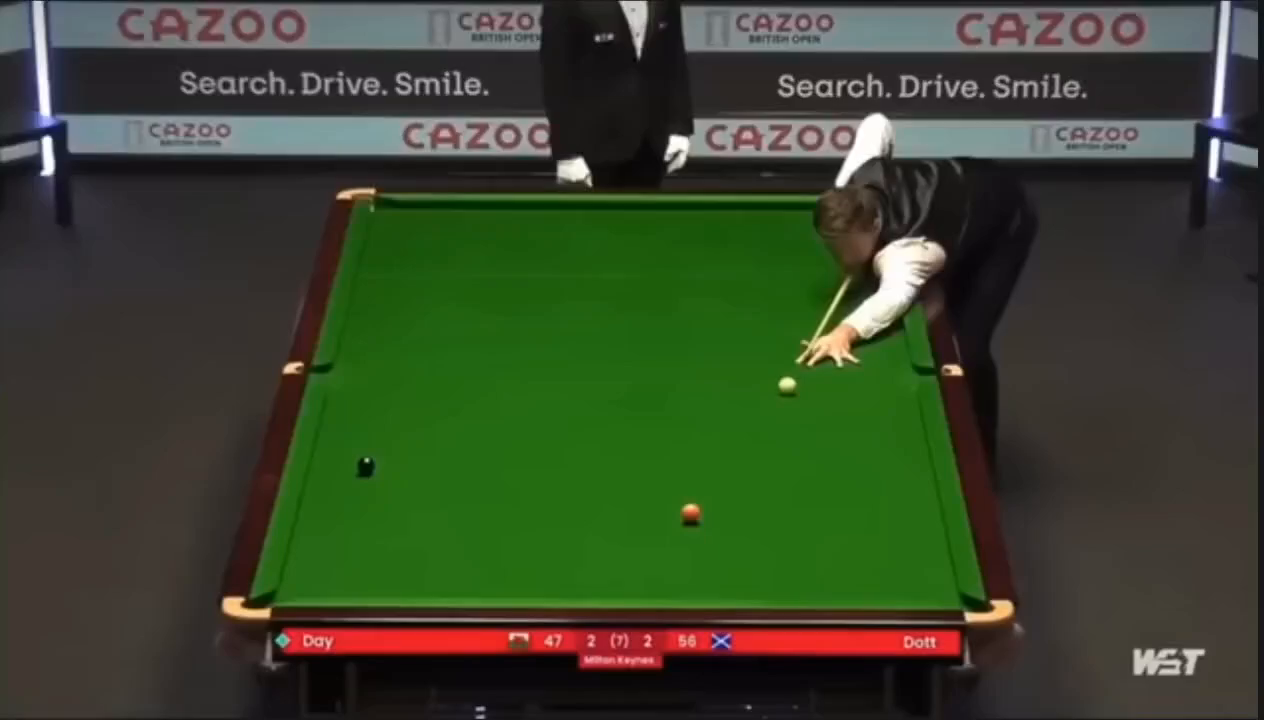
#> input picture frame 0 of CV/Project2/snooker1.mp4, 1264 x 720 px
$ jupyter execute Snooker.ipynb   (shell and % lines are left out)
#> lines starting #> are read from the running program, lines starting #| are printed output that depends on the picture; after the words box and inside, x2 and y2 are one past the last pixel; in counts of white or black regions, pixels touching at a corner belong together
# Wykrywanie stanu gry snooker

Autorzy: Mikołaj Nowak 151813, Anna Roszkiewicz 151883

Zaimplementujemy system do śledzenia bil oraz wykrywania następujących zdarzeń w grze w snookera:
- zderzenie się dwóch bil,
- wbicie bili do łuzy,
- faul polegający na tym, że biała bila zakończyła swój ruch bez dotknięcia żadenj innej bili.

### Import bibliotek i definicje funkcji pomocniczych

Zaczniemy od importu niezbędnyhc bibliotek oraz funkcji pomocniczych, służących do zaznaczania obiektów na obrazach i filmach.

[cell 1]
import matplotlib.pyplot as plt
import numpy as np
import cv2
import PIL
import os
import sys
import glob
import random

from pprint import pprint
from ipywidgets import Video

from PIL import Image
from PIL.ExifTags import TAGS

import gdown

[cell 2]
def imshow(a):
  a = a.clip(0, 255).astype('uint8')
  if a.ndim == 3:
    if a.shape[2] == 4:
      a = cv2.cvtColor(a, cv2.COLOR_BGRA2RGBA)
    else:
      a = cv2.cvtColor(a, cv2.COLOR_BGR2RGB)
  display(PIL.Image.fromarray(a))

[cell 3]
def draw_bbox(frame, bbox, color=(255, 255, 255)):
  p1 = (int(bbox[0]), int(bbox[1]))
  p2 = (int(bbox[0] + bbox[2]), int(bbox[1] + bbox[3]))
  cv2.rectangle(frame, p1, p2, color, 2, 1)

[cell 4]
def alert_contact(frame, text):
    cv2.rectangle(frame, (20, 20), (500, 80), (0, 0, 0), -1)
    cv2.putText(frame, text, (40, 60), cv2.FONT_HERSHEY_SIMPLEX, 1, (255, 255, 255), 2, cv2.LINE_AA)

### Wczytanie nagrania

Wczytamy dwa krótkie nagrania z gry. W pierwszym z nich występuje faul, w drugim wbicie bili do łuzy.

[cell 5]
file_id_1 = '1QduNlbRBo8_47rd4rBY2ajYFDJip3FIM'
gdown.download(f'https://drive.google.com/uc?id={file_id_1}', 'snooker1.mp4', quiet=False)
#> (this line was passed over: gdown is not available in this run)

file_id_2 = '1x0rd2ulVmT3ddZli1dBfZTL7u2unZFhM'
gdown.download(f'https://drive.google.com/uc?id={file_id_2}', 'snooker2.mp4', quiet=False)
#> (this line was passed over: gdown is not available in this run)

[cell 6]
Video.from_file('snooker1.mp4')

[cell 7]
snooker1 = cv2.VideoCapture('snooker1.mp4')
if snooker1.isOpened():
    print('Film wczytany!')

[cell 8]
Video.from_file('snooker2.mp4')

[cell 9]
snooker2 = cv2.VideoCapture('snooker2.mp4')
if snooker2.isOpened():
    print('Film wczytany!')

### Wykrycie początkowych pozycji bil

---

Zaczniemy od przetworzenia pierwszej klatki filmu, aby zaznaczyć na niej początkowe pozycje bil. Wykorzystamy do tego celu funkcję `cv2.HoughCircles`.

Funkcja przyjmuje jako parametr jeden kanał. Zauważyliśmy, że przekazując do niej obraz w skali szarości, niektóre bile, zwłaszcza zielona i brązowa, były trudne do wykrycia na tle stołu. Zdecydowaliśmy się zatem na wykonanie jej cztery razy, osobno dla każdego z kanałów obrazu wejściowego oraz obrazu w skali szarości.

[cell 10]
def get_circles(first_frame, HOUGH_PARAM_1, HOUGH_PARAM_2, MIN_RADIUS, MAX_RADIUS):
    frame_gray = cv2.cvtColor(first_frame, cv2.COLOR_BGR2GRAY)

    circles_b = cv2.HoughCircles(first_frame[:,:,0], cv2.HOUGH_GRADIENT, 1, 50, param1=HOUGH_PARAM_1, param2=HOUGH_PARAM_2, minRadius=MIN_RADIUS, maxRadius=MAX_RADIUS)
    circles_g = cv2.HoughCircles(first_frame[:,:,1], cv2.HOUGH_GRADIENT, 1, 50, param1=HOUGH_PARAM_1, param2=HOUGH_PARAM_2, minRadius=MIN_RADIUS, maxRadius=MAX_RADIUS)
    circles_r = cv2.HoughCircles(first_frame[:,:,2], cv2.HOUGH_GRADIENT, 1, 50, param1=HOUGH_PARAM_1, param2=HOUGH_PARAM_2, minRadius=MIN_RADIUS, maxRadius=MAX_RADIUS)
    circles_gray = cv2.HoughCircles(frame_gray, cv2.HOUGH_GRADIENT, 1, 50, param1=HOUGH_PARAM_1, param2=HOUGH_PARAM_2, minRadius=MIN_RADIUS, maxRadius=MAX_RADIUS)

    circles_b = np.uint16(np.around(circles_b))
    print('Znalezionych okręgów BLUE:', len(circles_b[0]))
    circles_g = np.uint16(np.around(circles_g))
    print('Znalezionych okręgów GREEN:', len(circles_g[0]))
    circles_r = np.uint16(np.around(circles_r))
    print('Znalezionych okręgów RED:', len(circles_r[0]))
    circles_gray = np.uint16(np.around(circles_gray))
    print('Znalezionych okręgów GRAY:', len(circles_gray[0]))

    all_circles = np.concatenate([circles_b, circles_g, circles_r, circles_gray], axis=1)
    return all_circles[0]

Następnie połączymy otrzymane listy okręgów. Aby jednocześnie pozbyć się duplikatów i nadmiarowych okręgów, wykrytych przypadkowo dla jednego z kanałów, sprawdzamy, czy dany okrąg występuje przynajmniej w dwóch listach.

[cell 11]
def join_circles(circles):
    filtered_circles = []
    counters = []
    threshold = 5

    for c in circles:
        x, y, r = c
        found_similar = False
        for i, fc in enumerate(filtered_circles):
            fx, fy, fr = fc
            if abs(int(x) - int(fx)) <= threshold and abs(int(y) - int(fy)) <= threshold:
                counters[i] += 1
                found_similar = True
                break
        if not found_similar:
            filtered_circles.append(c)
            counters.append(0)

    final_circles = [circle for circle, count in zip(filtered_circles, counters) if count > 0]

    return np.array([final_circles], dtype=np.uint16)

Kolejnym krokiem będzie narysowanie prostokątów, które następnie przekażemy do funkcji śledzącej obiekty.

Zanim to jednak zdrobimy, musimy sprawdzić, czy wykryte okręgi rzeczywiście są bilami. W tym celu sprawdzamy, czy piksele w rogach prostokąta są zielone. Ponadto zauważyliśmy, że czasami wykrywane były obszary na stole, np. narysowane łuki, dlatego sprawdzamy też, czy środek prostokąta ma inny kolor niż rogi.

[cell 12]
def get_balls(frame, circles, BOX_SIZE):
    hsv = cv2.cvtColor(frame, cv2.COLOR_BGR2HSV)
    height, width = hsv.shape[:2]

    boxes = []
    for i in circles[0, :]:
        x_center, y_center, radius = map(int, i)
        r = int(radius)

        # Skip circles that go out of bounds
        if x_center - r < 0 or y_center - r < 0 or x_center + r >= width or y_center + r >= height:
            continue

        # Get HSV values at four corners
        corners = [
            hsv[y_center - r, x_center - r],
            hsv[y_center - r, x_center + r],
            hsv[y_center + r, x_center - r],
            hsv[y_center + r, x_center + r],
        ]

        def is_green(hsv_pixel):
            h, s, v = hsv_pixel
            return 35 <= h <= 85
            return 35 <= h <= 85 and s > 50 and v > 50

        green_corners = sum(is_green(c) for c in corners)
        if green_corners < 4:
            continue

        # Check if center is not the same as corners
        if is_green(hsv[y_center, x_center]):
            mean_corner_hue = np.mean([c[0] for c in corners])
            center_hue = hsv[y_center, x_center][0]
            if abs(mean_corner_hue - center_hue) < 5:
                continue

        boxes.append((x_center - r, y_center - r, BOX_SIZE, BOX_SIZE))

    print(f"Znaleziono {len(boxes)} bil")
    return boxes

[cell 13]
def draw_boxes(frame, boxes):
    min_saturation = boxes[0]
    for bbox in boxes:
        print(bbox)
        draw_bbox(frame, bbox, (255, 255, 0))

    imshow(frame)

Dodatkowo znajdziemy także prostokąt z najmniejszą saturacją w centrum, aby zaznaczyć graficznie białą bilę.

[cell 14]
def get_cue_ball(frame, boxes):
    hsv = cv2.cvtColor(frame, cv2.COLOR_BGR2HSV)
    min_saturation = boxes[0]
    for bbox in boxes:
      x, y, w, h = bbox
      if hsv[y + h//2, x + w//2][1] < hsv[min_saturation[1] + min_saturation[3]//2, min_saturation[0] + min_saturation[2]//2][1]:
          min_saturation = bbox
    return min_saturation

Zaprezentujemy działanie zaimplementowanych funkcji na pierwszej klatce jednego z filmów.

[cell 15]
# Parametry
HOUGH_PARAM_1 = 70
HOUGH_PARAM_2 = 12
MIN_RADIUS = 1
MAX_RADIUS = 25
BOX_SIZE = 30

[cell 16]
snooker1.set(cv2.CAP_PROP_POS_FRAMES, 0)
ret, first_frame = snooker1.read()
#> first_frame is the input picture: shape (720, 1264, 3); mean B, G, R 45.2, 69.3, 57.4
circles = get_circles(first_frame, HOUGH_PARAM_1, HOUGH_PARAM_2, MIN_RADIUS, MAX_RADIUS)
#> in get_circles, `frame_gray = cv2.cvtColor(first_frame, cv2.COLOR_BGR2GRAY)`:
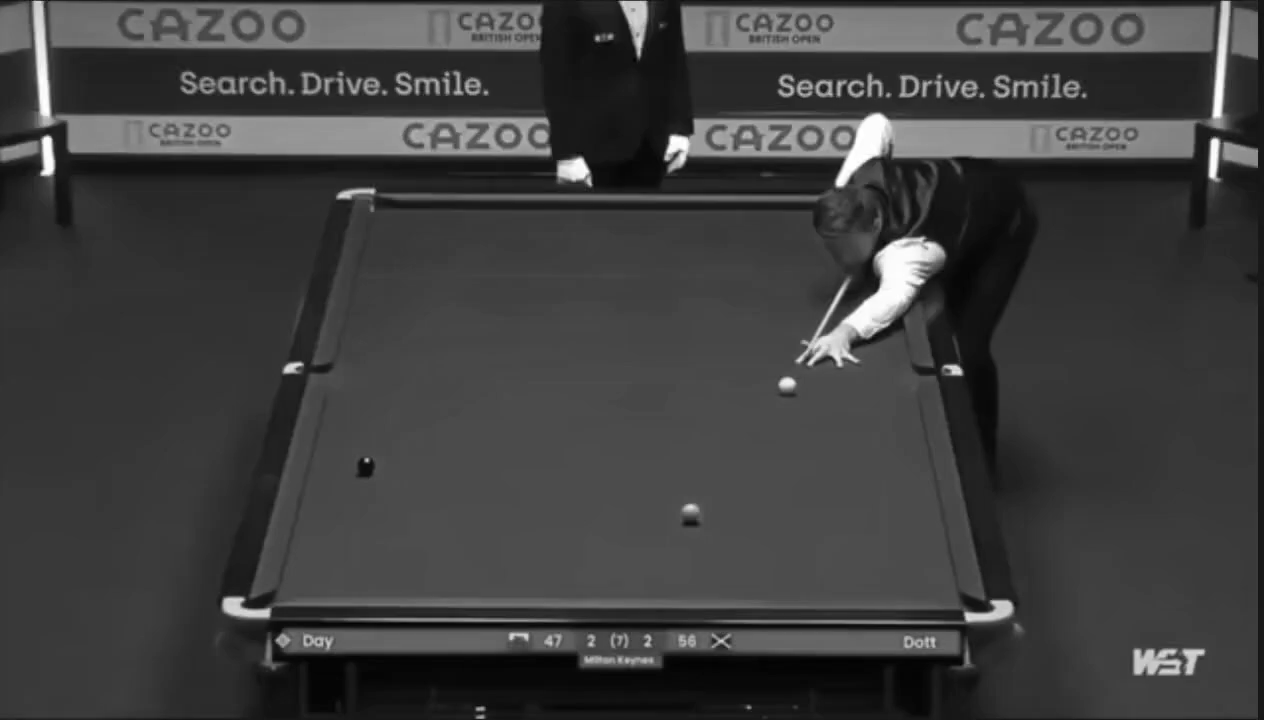
#> frame_gray: shape (720, 1264); min 2, max 255, mean 63
#> in get_circles, `circles_b = cv2.HoughCircles(first_frame[:,:,0], cv2.HOUGH_GRADIENT, 1..`: circles_b = 55 rows, first 8: [1127.5, 29.5, 16.7], [507.5, 135.5, 13], [839.5, 343.5, 22.2], [604.5, 647.5, 19.9], [708.5, 631.5, 24.4], [910.5, 181.5, 24.4], [919.5, 298.5, 24.4], [495.5, 21.5, 20.7]
#> in get_circles, `circles_g = cv2.HoughCircles(first_frame[:,:,1], cv2.HOUGH_GRADIENT, 1..`: circles_g = 51 rows, first 8: [1127.5, 29.5, 16.7], [507.5, 135.5, 13], [865.5, 207.5, 24.4], [927.5, 258.5, 17.7], [495.5, 21.5, 20.7], [842.5, 138.5, 12.2], [971.5, 28.5, 15.5], [605.5, 647.5, 18.8]
#> in get_circles, `circles_r = cv2.HoughCircles(first_frame[:,:,2], cv2.HOUGH_GRADIENT, 1..`: circles_r = 59 rows, first 8: [1086.5, 28.5, 16], [288.5, 25.5, 15.8], [507.5, 135.5, 13], [703.5, 627.5, 22.2], [838.5, 343.5, 22.2], [865.5, 207.5, 24.4], [548.5, 627.5, 24.4], [605.5, 640.5, 22.1]
#> in get_circles, `circles_gray = cv2.HoughCircles(frame_gray, cv2.HOUGH_GRADIENT, 1, 50,..`: circles_gray = 49 rows, first 8: [247.5, 24.5, 16.6], [1085.5, 28.5, 16], [507.5, 135.5, 13], [865.5, 207.5, 24.4], [1053.5, 138.5, 18.8], [495.5, 21.5, 20.7], [893.5, 265.5, 21], [841.5, 335.5, 24.4]
#> in get_circles, `circles_b = np.uint16(np.around(circles_b))`: circles_b = 55 rows, first 8: [1128, 30, 17], [508, 136, 13], [840, 344, 22], [604, 648, 20], [708, 632, 24], [910, 182, 24], [920, 298, 24], [496, 22, 21]
#| Znalezionych okręgów BLUE: 55
#> in get_circles, `circles_g = np.uint16(np.around(circles_g))`: circles_g = 51 rows, first 8: [1128, 30, 17], [508, 136, 13], [866, 208, 24], [928, 258, 18], [496, 22, 21], [842, 138, 12], [972, 28, 16], [606, 648, 19]
#| Znalezionych okręgów GREEN: 51
#> in get_circles, `circles_r = np.uint16(np.around(circles_r))`: circles_r = 59 rows, first 8: [1086, 28, 16], [288, 26, 16], [508, 136, 13], [704, 628, 22], [838, 344, 22], [866, 208, 24], [548, 628, 24], [606, 640, 22]
#| Znalezionych okręgów RED: 59
#> in get_circles, `circles_gray = np.uint16(np.around(circles_gray))`: circles_gray = 49 rows, first 8: [248, 24, 17], [1086, 28, 16], [508, 136, 13], [866, 208, 24], [1054, 138, 19], [496, 22, 21], [894, 266, 21], [842, 336, 24]
#| Znalezionych okręgów GRAY: 49
#> in get_circles, `all_circles = np.concatenate([circles_b, circles_g, circles_r, circles..`: all_circles = 214 rows, first 8: [1128, 30, 17], [508, 136, 13], [840, 344, 22], [604, 648, 20], [708, 632, 24], [910, 182, 24], [920, 298, 24], [496, 22, 21]
#> circles has the same summary as all_circles in get_circles
circles = join_circles(circles)
#> the loop in join_circles, `for c in circles:` made 214 passes
#> after the loop in join_circles, `for c in circles:`: counters = 123 values, max 3 at index 1, min 0 at index 6, mean 0.74; filtered_circles = 123 items, first 6: [1128, 30, 17], [508, 136, 13], [840, 344, 22], [604, 648, 20], [708, 632, 24], [910, 182, 24]
#> in join_circles, `final_circles = [circle for circle, count in zip(filtered_circles, cou..`: final_circles = 53 items, first 6: [1128, 30, 17], [508, 136, 13], [840, 344, 22], [604, 648, 20], [708, 632, 24], [910, 182, 24]
#> circles = 53 rows, first 8: [1128, 30, 17], [508, 136, 13], [840, 344, 22], [604, 648, 20], [708, 632, 24], [910, 182, 24], [496, 22, 21], [724, 26, 21]
boxes1 = get_balls(first_frame, circles, BOX_SIZE)
#> in get_balls, `hsv = cv2.cvtColor(frame, cv2.COLOR_BGR2HSV)`: hsv: shape (720, 1264, 3); mean H, S, V 64.1, 98.2, 77.2
#> the loop in get_balls, `for i in circles[0, :]:` made 53 passes
#> i on passes 17 to 28: [868, 208, 23], [720, 134, 16], [804, 88, 8], [572, 168, 14], [224, 100, 24], [658, 644, 22], [1110, 134, 10], [1004, 608, 9], [1026, 18, 19], [402, 78, 7], [988, 98, 22], [892, 636, 16]
#> (x_center, y_center, radius, r, corners) on passes 1, 2, 6, 7, 8, 9: (1128, 30, 17, 17, [[113, 9, 119], [113, 9, 116], [30, 6, 128], [90, 4, 122]]), (508, 136, 13, 13, [[5, 10, 159], [73, 11, 160], [50, 5, 160], [5, 10, 161]]), (910, 182, 24, 24, [[23, 43, 48], [93, 38, 73], [20, 49, 31], [15, 49, 21]]), (496, 22, 21, 21, [[86, 46, 39], [0, 0, 36], [93, 19, 133], [93, 19, 132]]), (724, 26, 21, 21, [[0, 0, 65], [130, 12, 62], [98, 15, 138], [93, 18, 140]]), (948, 650, 21, 21, [[0, 198, 85], [13, 177, 39], [130, 64, 12], [4, 50, 41]])
#| Znaleziono 1 bil
white_box1 = get_cue_ball(first_frame, boxes1)
#> the loop in get_cue_ball, `for bbox in boxes:` made 1 pass
#> bbox on pass 1: (780, 376, 30, 30)

[cell 17]
draw_boxes(first_frame, boxes1)
#> the loop in draw_boxes, `for bbox in boxes:` made 1 pass
#| (780, 376, 30, 30)
#> after the loop in draw_boxes, `for bbox in boxes:`: frame: shape (720, 1264, 3); 0.04% of pixels changed, all inside (x1, y1, x2, y2) = (779, 375, 812, 408)

### Przetwarzanie filmu

Mając już wyznaczone początkowe pozycje bil, możemy przejść do przetwarzania całego filmu. Na początek dla każdej z bil utworzymy obiekt śledzący korzystając z funkcji `cv2.TrackerCSRT_create()`.

[cell 18]
def get_trackers(boxes, white_box):
    trackers = []
    white = 0
    for i, box in enumerate(boxes):
        cue_ball_tracker = cv2.TrackerCSRT_create()
        cue_ball_tracker.init(first_frame, box)
        trackers.append(cue_ball_tracker)
        if box == white_box:
            white = i
    return trackers, white

Zaimplementujemy funkcje, które przydadzą się podczas przetwarzania filmu.
- funkcja sprawdzająca, czy obszary się nakładają,
- funkcja liczącą prędkość obiektu,
- funkcje sprawdzające, czy obiekt jest w ruchu oraz czy stoi stabilnie.

[cell 19]
def boxes_intersect(box1, box2, padding=0):
    x1, y1, w1, h1 = box1
    x2, y2, w2, h2 = box2

    left1, right1 = x1 - padding, x1 + w1 + padding
    top1, bottom1 = y1 - padding, y1 + h1 + padding

    left2, right2 = x2, x2 + w2
    top2, bottom2 = y2, y2 + h2

    return not (right1 < left2 or right2 < left1 or bottom1 < top2 or bottom2 < top1)

[cell 20]
def compute_velocity(history, frames_back=5):
    if len(history) < frames_back + 1:
        return 0
    (f1, p1), (f2, p2) = history[-frames_back-1], history[-1]
    dx = p2[0] - p1[0]
    dy = p2[1] - p1[1]
    dt = f2 - f1
    return ((dx**2 + dy**2)**0.5) / dt if dt else 0

[cell 21]
def is_moving_recently(velocities, threshold=1.0, required_frames=10):
    return len(velocities) >= required_frames and all(v >= threshold for v in velocities[-required_frames:])

def is_stopped_recently(velocities, threshold=1.0, required_frames=10):
    return len(velocities) >= required_frames and all(v < threshold for v in velocities[-required_frames:])

Przetworzymy film klatka po klatce. W każdej iteracji wykonujemy następujące operacje:
- zaktualizowanie pozycji obiektów śledzących i ich prędkości,
- wykrycie kontaktu poprzez sprawdzenie, czy dwa obiekty znajdują się blisko siebie i obiekt, który dotychczas był nieruchomy, zaczął się ruszać,
- wykrywanie fauli poprzez sprawdzenie, czy biała bila rozpoczęła i zakończyła swój ruch bez wykrycia żadnego kontaktu między bilami,
- wykrywanie wbicia bili do łuzy poprzez sprawdzenie, czy tracker zgubił obiekt lub znacząco zmienił się kolor obiektu.

[cell 22]
def parse_recording(track, trackers, recording, white):
    frame_idx = 0
    alert_frames_remaining = 0

    # Init motion tracking
    position_history = {i: [] for i in range(len(trackers))}
    last_close_frame = {i: -100 for i in range(len(trackers)) if i != white}
    velocity_threshold = 1.5
    closest_distance_to_white = {i: float('inf') for i in range(len(trackers))}

    whiteIsMoving = False
    white_velocity_threshold = 1
    white_contacts = 0
    current_alert_message = ''
    cue_velocity_history = []
    cue_velocity_history_maxlen = 10

    color_history_len = 15
    color_deviation_threshold = 40
    color_history = {i: [] for i in range(len(trackers))}

    while recording.isOpened():
        ret, frame = recording.read()
        alert_frames_remaining -= 1

        if not ret:
            break

        current_boxes = []

        # draw trackers & update history
        for i, tracker in enumerate(trackers):
            ok, bbox = tracker.update(frame)
            if ok:
                current_boxes.append((i, bbox))
                x, y, w, h = bbox
                center = (x + w / 2, y + h / 2)


                position_history[i].append((frame_idx, center))
                if len(position_history[i]) > 10:
                    position_history[i].pop(0)

                # Track average color inside the bounding box
                roi = frame[int(y):int(y + h), int(x):int(x + w)]
                if roi.size > 0:
                    avg_color = np.mean(roi.reshape(-1, 3), axis=0)
                    color_history[i].append(avg_color)
                    if len(color_history[i]) > color_history_len:
                        color_history[i].pop(0)

                if i == white:
                    draw_bbox(frame, bbox, (0, 0, 255))
                else:
                    draw_bbox(frame, bbox, (255, 0, 0))

        cue_box = None
        cue_center = None
        for idx, box in current_boxes:
            if idx == white:
                cue_box = box
                x, y, w, h = cue_box
                cue_center = (x + w / 2, y + h / 2)
                break

        if cue_center:
            cue_radius = cue_box[2] / 2

            for idx, box in current_boxes:
                if idx == white:
                    continue

                x, y, w, h = box
                center = (x + w / 2, y + h / 2)
                ball_radius = w / 2

                center_distance = ((center[0] - cue_center[0]) ** 2 + (center[1] - cue_center[1]) ** 2) ** 0.5
                distance = max(0, center_distance - cue_radius - ball_radius)

                if distance < 50:  # proximity threshold
                    last_close_frame[idx] = frame_idx

                if distance < closest_distance_to_white[idx]:
                    closest_distance_to_white[idx] = distance

            for idx in range(len(trackers)):
                if idx == white:
                    continue
                v = compute_velocity(position_history[idx], frames_back=5)
                if v > velocity_threshold and frame_idx - last_close_frame.get(idx, -100) <= 5:
                    alert_frames_remaining = 20
                    white_contacts += 1
                    current_alert_message = 'CONTACT DETECTED!'
                    break

            if not whiteIsMoving and is_moving_recently(cue_velocity_history, white_velocity_threshold, 10):
                white_contacts = 0
                whiteIsMoving = True

            elif whiteIsMoving and is_stopped_recently(cue_velocity_history, white_velocity_threshold, 10):
                whiteIsMoving = False
                if white_contacts <= 0:
                    alert_frames_remaining = 20
                    current_alert_message = 'FOUL!'
                white_contacts = 0

        # POT detection based on color change
        for i in range(len(trackers)):
            if i == white:
                continue
            history = color_history[i]
            if len(history) >= color_history_len:
                past_avg = np.mean(history[:color_history_len - 5], axis=0)
                recent_avg = np.mean(history[-5:], axis=0)
                color_diff = np.linalg.norm(past_avg - recent_avg)
                if color_diff > color_deviation_threshold:
                    alert_frames_remaining = 20
                    current_alert_message = f'POT DETECTED! (ball {i})'

        if alert_frames_remaining > 0:
            alert_contact(frame, current_alert_message)
        else:
            cue_velocity = compute_velocity(position_history[white], frames_back=5)
            cue_velocity_history.append(cue_velocity)
            if len(cue_velocity_history) > cue_velocity_history_maxlen:
                cue_velocity_history.pop(0)
            last_close = last_close_frame.get(4, -1)

        track.write(frame)
        frame_idx += 1

    track.release()

### Wyniki

Pierwszy film:

[cell 23]
trackers, white = get_trackers(boxes1, white_box1)
#> the loop in get_trackers, `for i, box in enumerate(boxes):` made 1 pass

snooker_width = int(snooker1.get(3))
snooker_height = int(snooker1.get(4))
snooker_fps = snooker1.get(cv2.CAP_PROP_FPS)

cue_ball_track = cv2.VideoWriter('./cue_ball_track1.avi', cv2.VideoWriter_fourcc(*'DIVX'), snooker_fps, (snooker_width, snooker_height))
parse_recording(cue_ball_track, trackers, snooker1, white)
#> the loop in parse_recording, `for i, tracker in enumerate(trackers):` made 1 pass
#> pass 1, in parse_recording, `roi = frame[int(y):int(y + h), int(x):int(x + w)]`:
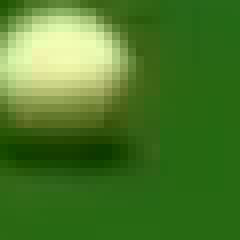
#> roi: shape (30, 30, 3) (shown 8 times larger); mean B, G, R 41.5, 121.4, 73.6
#> after the loop in parse_recording, `for i, tracker in enumerate(trackers):`: frame: shape (720, 1264, 3); mean B, G, R 45.3, 69.3, 57.6
#> the loop in parse_recording, `for idx, box in current_boxes:` made 1 pass
#> the loop in parse_recording, `for idx in range(len(trackers)):` made 1 pass
#> the loop in parse_recording, `for i in range(len(trackers)):` made 1 pass
